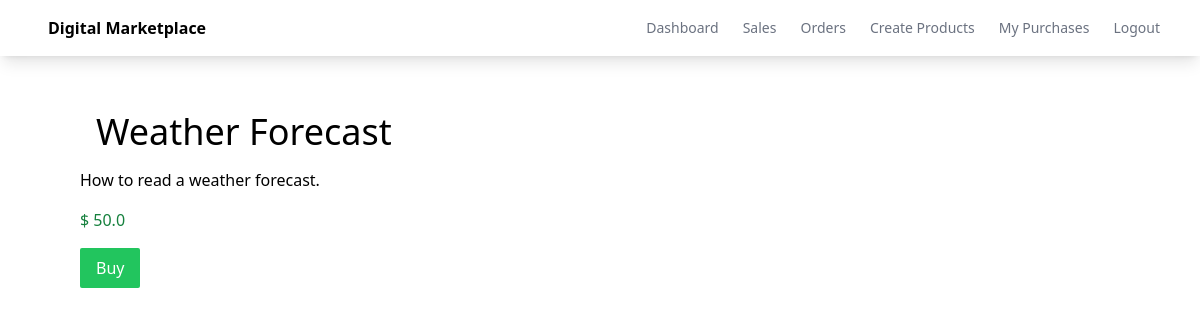
Page /product/1 on the committed database.
### myapp/models.py (models this page shows, shortened)
class Product(models.Model):
    name = models.CharField(max_length=100)
    description = models.CharField(max_length=100)
    price = models.FloatField()
    file = models.FileField(upload_to='uploads')

### myapp/views.py (the view)
# urls.py: path('product/<int:id>', views.detail, name='detail'),
def detail(request, id):
    product = Product.objects.get(id=id)
    return render(request, 'myapp/detail.html', {'product': product})

### myapp/templates/myapp/detail.html (shortened to what this page needs)
{% extends 'myapp/base.html' %}
{% block body %}
<div class="flex p-10">
    <div class="pl-10">
        <div class="text-4xl m-4">{{ product.name }}</div>
        <div class="mb-4">{{ product.description }}</div>
        <div class="mb-4 text-green-700 fort-bold">$ {{ product.price }}</div>
        <div>
            <button id="checkout-button" class="bg-green-500 text-white px-4 py-2 rounded-sm">Buy</button>
        </div>
    </div>
</div>
{% endblock %}

### rows in the picture
Product: name "Weather Forecast", description "How to read a weather forecast.", price "50.0"
